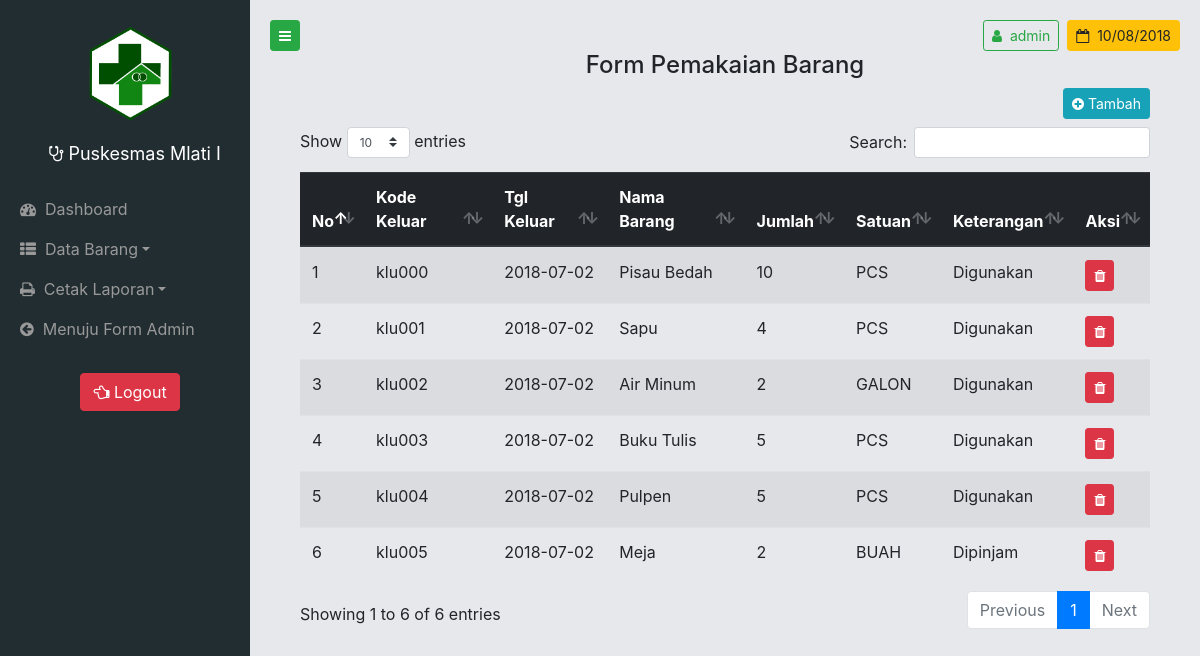
The page /page/user/index.php?page=pemakaian (signed in) on the database its author committed.
### tables this page shows
CREATE TABLE `brgkeluar` (
  `kodekeluar` varchar(10) NOT NULL,
  `kodemasuk` varchar(10) NOT NULL,
  `tglkeluar` date NOT NULL,
  `jumlah` int(11) NOT NULL,
  `ket` varchar(300) DEFAULT NULL
);

CREATE TABLE `barang` (
  `kodebrg` varchar(10) NOT NULL,
  `namabrg` varchar(50) NOT NULL,
  `kodejen` varchar(10) NOT NULL,
  `jumlah` int(10) NOT NULL,
  `harga` int(10) NOT NULL,
  `kodesatuan` varchar(10) NOT NULL,
  `tglmsk` date NOT NULL,
  `kodesup` varchar(10) NOT NULL,
  `foto` varchar(100) DEFAULT NULL
);

CREATE TABLE `satuan` (
  `kodesatuan` varchar(10) NOT NULL,
  `namasatuan` varchar(10) NOT NULL
);

### page/user/pemakaian.php (the view, shortened to what this page needs)
<?php
$sql = "SELECT brgkeluar.kodekeluar,brgkeluar.tglkeluar,barang.namabrg,brgkeluar.jumlah,satuan.namasatuan,brgkeluar.ket,brgmasuk.kodemasuk FROM brgkeluar INNER JOIN brgmasuk ON brgkeluar.kodemasuk=brgmasuk.kodemasuk INNER JOIN barang ON brgmasuk.kodebrg=barang.kodebrg INNER JOIN satuan ON barang.kodesatuan=satuan.kodesatuan";
$query = mysqli_query($con, $sql);
?>
<center>
	<h4>Form Pemakaian Barang</h4>
</center>
<div class="container-fluid mb-auto">
	<button type="button" class="btn btn-info btn-sm mb-2 float-right" onclick="showmodalkeluar();" data-toggle="tooltip" data-placement="left" title="Tambah Data">
		<i class="fa fa-plus-circle"></i>&nbsp;Tambah
	</button>
	<div class="table-responsive">
		<table class="table table-hover table-striped" id="tabbrgkeluar">
			<thead class="thead-dark">
				<tr>
					<th>No</th>
					<th>Kode Keluar</th>
					<th>Tgl Keluar</th>
					<th>Nama Barang</th>
					<th>Jumlah</th>
					<th>Satuan</th>
					<th>Keterangan</th>
					<th>Aksi</th>
				</tr>
			</thead>
			<tbody>
				<?php
				$i = 1;
				while ($value = mysqli_fetch_row($query)) {
				?>
				<tr>
					<td><?php echo $i; ?></td>
					<td><?php echo $value[0] ?></td>
					<td><?php echo $value[1] ?></td>
					<td><?php echo $value[2] ?></td>
					<td><?php echo $value[3] ?></td>
					<td><?php echo $value[4] ?></td>
					<td><?php echo $value[5] ?></td>
					<td>
						<button type="button" class="btn btn-danger btn-sm" data-toggle="tooltip" data-placement="top" title="Hapus Data" onclick="showmodaldel('<?php echo $value[0] ?>','<?php echo $value[1] ?>','<?php echo $value[2] ?>',<?php echo $value[3] ?>,'<?php echo $value[6] ?>');">
							<i class="fa fa-trash"></i>
						</button>
					</td>
				</tr>
				<?php
				$i++;
				}
				?>
			</tbody>
		</table>
	</div>
</div>

### assets/css/simple-sidebar.css (style rules this page uses)
body { overflow-x: hidden; }

### rows shown on the page
brgkeluar: kodekeluar "klu000", tglkeluar "2018-07-02", barang.namabrg "Pisau Bedah", jumlah "10", satuan.namasatuan "PCS", ket "Digunakan"
brgkeluar: kodekeluar "klu001", tglkeluar "2018-07-02", barang.namabrg "Sapu", jumlah "4", satuan.namasatuan "PCS", ket "Digunakan"
brgkeluar: kodekeluar "klu002", tglkeluar "2018-07-02", barang.namabrg "Air Minum", jumlah "2", satuan.namasatuan "GALON", ket "Digunakan"
brgkeluar: kodekeluar "klu003", tglkeluar "2018-07-02", barang.namabrg "Buku Tulis", jumlah "5", satuan.namasatuan "PCS", ket "Digunakan"
brgkeluar: kodekeluar "klu004", tglkeluar "2018-07-02", barang.namabrg "Pulpen", jumlah "5", satuan.namasatuan "PCS", ket "Digunakan"
brgkeluar: kodekeluar "klu005", tglkeluar "2018-07-02", barang.namabrg "Meja", jumlah "2", satuan.namasatuan "BUAH", ket "Dipinjam"

### other values the page prints
$_SESSION['id'] "admin"
